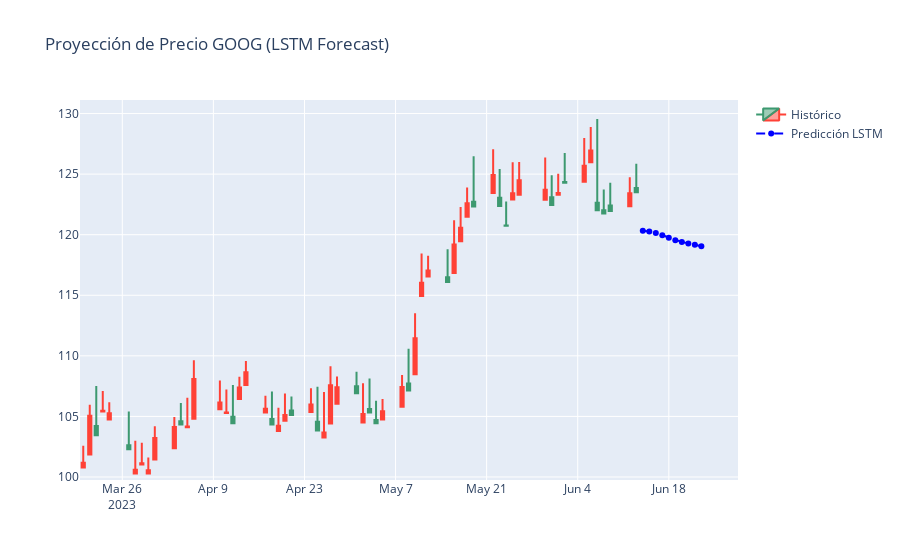

The code cell stored with this chart in its notebook:
### Markdown cell above
## 8.7. Predicción Recursiva (Forecasting Futuro)

Predecir el futuro real (días que aún no existen) es el desafío final.
Utilizamos una estrategia **recursiva**:
1.  Tomamos los últimos 10 días reales.
2.  Predecimos el día $t+1$.
3.  Agregamos esa predicción a nuestra secuencia y eliminamos el día más antiguo.
4.  Usamos la nueva secuencia (que contiene un dato artificial) para predecir $t+2$.

**Advertencia de Riesgo:** Este método acumula errores. Si la predicción 1 es mala, la predicción 2 se basará en datos erróneos, degradando la calidad rápidamente.

### Code cell
# === Forecasting Recursivo ===
days_to_predict = 10

# Tomamos la última secuencia conocida del set de prueba
# shape original: (1, 10, 4)
current_seq = x_test[-1].unsqueeze(0) 
future_preds = []

with torch.no_grad():
    for _ in range(days_to_predict):
        # 1. Predecir siguiente paso
        next_pred = model(current_seq) # output (1, 4)
        
        # 2. Guardar predicción
        future_preds.append(next_pred.cpu().numpy())
        
        # 3. Actualizar secuencia:
        # Quitamos el primer dia ([:, 1:, :]) y agregamos la nueva prediccion al final
        # next_pred necesita shape (1, 1, 4) para concatenar
        next_pred_reshaped = next_pred.unsqueeze(1)
        current_seq = torch.cat((current_seq[:, 1:, :], next_pred_reshaped), dim=1)

# Des-escalar predicciones para ver precios reales
future_preds = np.concatenate(future_preds)
future_prices = scaler.inverse_transform(future_preds)

# Crear DataFrame de futuros
last_date = df_goog.index[-1]
future_dates = pd.date_range(start=last_date, periods=days_to_predict + 1)[1:]

df_future = pd.DataFrame(future_prices, index=future_dates, columns=['Open', 'High', 'Low', 'Close'])

print("Predicción de Precios para los próximos 10 días:")
display(df_future)

# Visualización Final con Plotly
fig = go.Figure()

# Precio Histórico reciente (ultimos 60 dias para zoom)
fig.add_trace(go.Candlestick(
    x=df_goog.index[-60:],
    open=df_goog['Open'][-60:], high=df_goog['High'][-60:],
    low=df_goog['Low'][-60:], close=df_goog['Close'][-60:],
    name='Histórico'
))

# Predicción Futura
fig.add_trace(go.Scatter(
    x=df_future.index, y=df_future['Close'],
    mode='lines+markers', name='Predicción LSTM',
    line=dict(color='blue', dash='dash')
))

fig.update_layout(title='Proyección de Precio GOOG (LSTM Forecast)', xaxis_rangeslider_visible=False)
fig.show()

### Figure 1 — Plotly figure (JSON) as saved in the notebook; plotly's stock layout.template omitted (floating-point values rounded to 4 significant figures)
{"data": [{"close": [100.8, 101.9, 104.2, 105.4, 104.7, 102.6, 100.3, 101.0, 100.3, 101.4, 102.4, 104.6, 104.1, 104.8, 105.6, 105.3, 105.0, 106.4, 107.6, 105.3, 104.8, 103.8, 104.6, 105.5, 105.4, 104.6, 103.3, 104.4, 106.0, 107.5, 104.5, 105.6, 104.7, 104.7, 105.8, 107.7, 108.5, 114.9, 116.6, 116.5, 116.8, 119.5, 121.5, 122.7, 123.4, 123.1, 120.8, 122.9, 123.3, 122.9, 123.1, 123.3, 124.3, 124.4, 126.0, 122.6, 122.0, 122.4, 122.3, 123.8], "high": [101.9, 105.8, 104.2, 106.3, 106.1, 103.1, 101.4, 101.9, 101.3, 104.0, 104.9, 105.1, 104.9, 108.9, 106.9, 106.1, 105.2, 108.2, 109.5, 106.4, 105.1, 105.0, 105.9, 105.9, 106.8, 104.6, 104.4, 108.4, 108.2, 107.7, 106.0, 106.1, 105.2, 106.2, 108.2, 107.9, 112.3, 116.9, 117.9, 117.0, 120.1, 121.5, 123.5, 123.2, 125.9, 123.3, 121.6, 124.3, 125.4, 124.6, 123.4, 124.4, 125.2, 126.6, 127.9, 122.9, 122.7, 122.9, 124.3, 124.4], "low": [102.6, 106.0, 107.5, 107.1, 106.2, 105.4, 103.0, 102.8, 101.6, 104.2, 104.9, 106.1, 106.5, 109.6, 108.0, 107.2, 107.6, 108.3, 109.6, 106.7, 107.1, 105.7, 106.9, 106.6, 107.3, 107.4, 107.0, 109.2, 108.3, 108.7, 107.7, 108.1, 106.3, 106.4, 108.4, 110.6, 113.5, 118.4, 118.3, 118.8, 121.2, 122.3, 123.9, 126.5, 127.1, 125.4, 122.8, 126.0, 126.0, 126.4, 124.9, 125.0, 126.7, 128.0, 128.9, 129.6, 123.7, 124.3, 124.8, 125.9], "name": "Histórico", "open": [101.2, 105.1, 103.4, 105.5, 105.3, 102.3, 100.6, 101.1, 100.6, 103.2, 104.1, 104.3, 104.2, 108.1, 106.2, 105.3, 104.4, 107.4, 108.6, 105.6, 104.3, 104.2, 105.1, 105.1, 106.0, 103.8, 103.7, 107.6, 107.4, 106.9, 105.2, 105.3, 104.4, 105.4, 107.4, 107.1, 111.4, 116.0, 117.0, 116.1, 119.2, 120.6, 122.6, 122.3, 124.9, 122.4, 120.7, 123.4, 124.5, 123.7, 122.5, 123.4, 124.3, 125.7, 127.0, 122.0, 121.8, 122.0, 123.4, 123.5], "type": "candlestick", "x": ["2023-03-20T00:00:00", "2023-03-21T00:00:00", "2023-03-22T00:00:00", "2023-03-23T00:00:00", "2023-03-24T00:00:00", "2023-03-27T00:00:00", "2023-03-28T00:00:00", "2023-03-29T00:00:00", "2023-03-30T00:00:00", "2023-03-31T00:00:00", "2023-04-03T00:00:00", "2023-04-04T00:00:00", "2023-04-05T00:00:00", "2023-04-06T00:00:00", "2023-04-10T00:00:00", "2023-04-11T00:00:00", "2023-04-12T00:00:00", "2023-04-13T00:00:00", "2023-04-14T00:00:00", "2023-04-17T00:00:00", "2023-04-18T00:00:00", "2023-04-19T00:00:00", "2023-04-20T00:00:00", "2023-04-21T00:00:00", "2023-04-24T00:00:00", "2023-04-25T00:00:00", "2023-04-26T00:00:00", "2023-04-27T00:00:00", "2023-04-28T00:00:00", "2023-05-01T00:00:00", "2023-05-02T00:00:00", "2023-05-03T00:00:00", "2023-05-04T00:00:00", "2023-05-05T00:00:00", "2023-05-08T00:00:00", "2023-05-09T00:00:00", "2023-05-10T00:00:00", "2023-05-11T00:00:00", "2023-05-12T00:00:00", "2023-05-15T00:00:00", "2023-05-16T00:00:00", "2023-05-17T00:00:00", "2023-05-18T00:00:00", "2023-05-19T00:00:00", "2023-05-22T00:00:00", "2023-05-23T00:00:00", "2023-05-24T00:00:00", "2023-05-25T00:00:00", "2023-05-26T00:00:00", "2023-05-30T00:00:00", "2023-05-31T00:00:00", "2023-06-01T00:00:00", "2023-06-02T00:00:00", "2023-06-05T00:00:00", "2023-06-06T00:00:00", "2023-06-07T00:00:00", "2023-06-08T00:00:00", "2023-06-09T00:00:00", "2023-06-12T00:00:00", "2023-06-13T00:00:00"]}, {"line": {"color": "blue", "dash": "dash"}, "mode": "lines+markers", "name": "Predicción LSTM", "type": "scatter", "x": ["2023-06-14T00:00:00", "2023-06-15T00:00:00", "2023-06-16T00:00:00", "2023-06-17T00:00:00", "2023-06-18T00:00:00", "2023-06-19T00:00:00", "2023-06-20T00:00:00", "2023-06-21T00:00:00", "2023-06-22T00:00:00", "2023-06-23T00:00:00"], "y": [120.3, 120.3, 120.1, 120.0, 119.7, 119.6, 119.4, 119.3, 119.2, 119.1]}], "layout": {"title": {"text": "Proyección de Precio GOOG (LSTM Forecast)"}, "xaxis": {"rangeslider": {"visible": false}}}}
